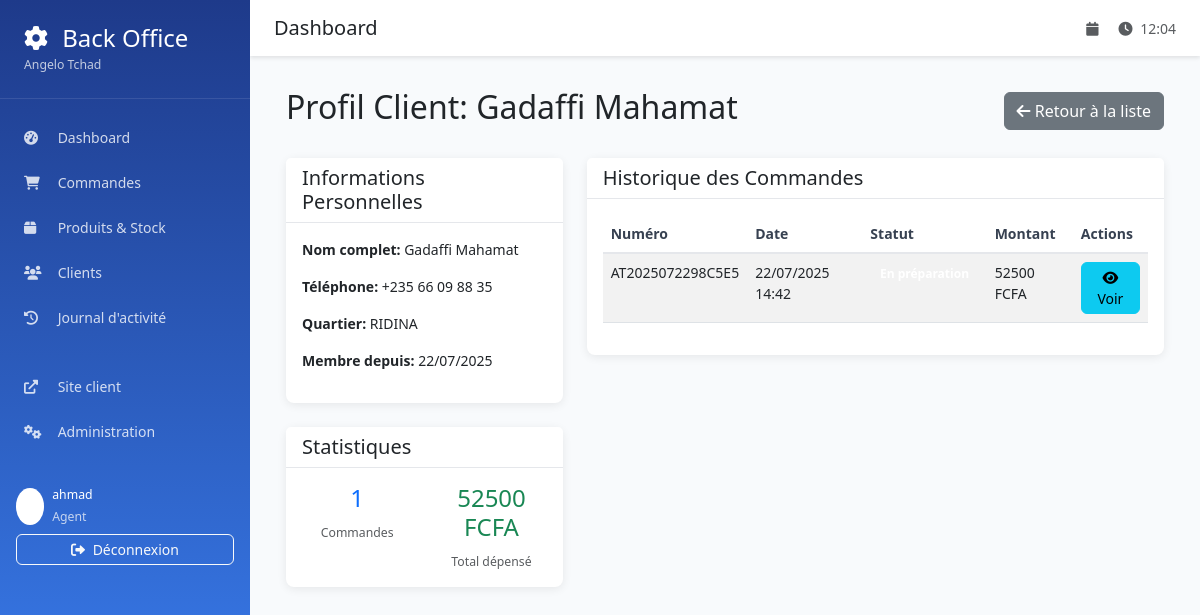
Screenshot of /backoffice/clients/7/ (signed in) with the database file from the repository.
### backoffice/models.py (models this page shows, shortened)
class AgentProfile(models.Model):
    ROLE_CHOICES = [
        ('agent', 'Agent'),
        ('supervisor', 'Superviseur'),
        ('manager', 'Manager'),
        ('admin', 'Administrateur'),
    ]
    user = models.OneToOneField(
        User,
        on_delete=models.CASCADE,
        verbose_name="Utilisateur"
    )
    role = models.CharField(
        max_length=20,
        choices=ROLE_CHOICES,
        default='agent',
        verbose_name="Rôle"
    )
    phone_number = models.CharField(
        max_length=17,
        blank=True,
        verbose_name="Numéro de téléphone"
    )
    is_active = models.BooleanField(default=True, verbose_name="Actif")
    created_at = models.DateTimeField(auto_now_add=True)
    class Meta:
        verbose_name = "Profil Agent"
        verbose_name_plural = "Profils Agents"

### orders/models.py (models this page shows, shortened)
class Client(models.Model):
    first_name = models.CharField(max_length=100, verbose_name="Prénom")
    last_name = models.CharField(max_length=100, verbose_name="Nom")
    phone_regex = RegexValidator(
        regex=r'^\+235\s?\d{2}\s?\d{2}\s?\d{2}\s?\d{2}$',
        message="Le numéro doit être au format: +235 XX XX XX XX"
    )
    phone_number = models.CharField(
        validators=[phone_regex],
        max_length=17,
        verbose_name="Numéro de téléphone"
    )
    neighborhood = models.CharField(max_length=200, verbose_name="Quartier")
    address_details = models.TextField(blank=True, verbose_name="Détails de l'adresse")
    created_at = models.DateTimeField(auto_now_add=True)
    class Meta:
        verbose_name = "Client"
        verbose_name_plural = "Clients"
        ordering = ['last_name', 'first_name']
    @property
    def full_name(self):
        return f"{self.first_name} {self.last_name}"

class Order(models.Model):
    STATUS_CHOICES = [
        ('pending', 'En attente'),
        ('confirmed', 'Confirmée'),
        ('preparing', 'En préparation'),
        ('ready', 'Prête'),
        ('delivered', 'Livrée'),
        ('cancelled', 'Annulée'),
    ]
    order_number = models.CharField(
        max_length=20,
        unique=True,
        verbose_name="Numéro de commande"
    )
    client = models.ForeignKey(
        Client,
        on_delete=models.CASCADE,
        verbose_name="Client"
    )
    status = models.CharField(
        max_length=20,
        choices=STATUS_CHOICES,
        default='pending',
        verbose_name="Statut"
    )
    total_amount = models.DecimalField(
        max_digits=10,
        decimal_places=2,
        default=0,
        verbose_name="Montant total"
    )
    notes = models.TextField(blank=True, verbose_name="Notes")
    created_at = models.DateTimeField(auto_now_add=True, verbose_name="Date de création")
    updated_at = models.DateTimeField(auto_now=True)
    confirmed_at = models.DateTimeField(null=True, blank=True, verbose_name="Date de confirmation")
    delivered_at = models.DateTimeField(null=True, blank=True, verbose_name="Date de livraison")
    assigned_agent = models.ForeignKey(
        User,
        on_delete=models.SET_NULL,
        null=True,
        blank=True,
        verbose_name="Agent assigné"
    )
    stock_deducted = models.BooleanField(default=False, verbose_name="Stock déduit")
    class Meta:
        verbose_name = "Commande"
        verbose_name_plural = "Commandes"
        ordering = ['-created_at']

### backoffice/views.py (the view)
# urls.py: path('clients/<int:client_id>/', views.client_detail, name='client_detail'),
@login_required
def client_detail(request, client_id):
    client = get_object_or_404(Client, id=client_id)
    orders = client.order_set.order_by('-created_at')
    total_orders = orders.count()
    total_spent = orders.aggregate(total=Sum('total_amount'))['total'] or 0
    context = {
        'client': client,
        'orders': orders,
        'total_orders': total_orders,
        'total_spent': total_spent,
    }
    return render(request, 'backoffice/client_detail.html', context)

### templates/backoffice/client_detail.html (shortened to what this page needs)
{% extends 'backoffice/base.html' %}
{% load static %}
{% block content %}
<div class="container-fluid">
    <div class="d-flex justify-content-between align-items-center mb-4">
        <h2>Profil Client: {{ client.full_name }}</h2>
        <a href="{% url 'backoffice:clients_list' %}" class="btn btn-secondary">
            <i class="fas fa-arrow-left"></i> Retour à la liste
        </a>
    </div>
    <div class="row">
        <div class="col-md-4">
            <div class="card mb-4">
                <div class="card-header">
                    <h5 class="mb-0">Informations Personnelles</h5>
                </div>
                <div class="card-body">
                    <p><strong>Nom complet:</strong> {{ client.full_name }}</p>
                    <p><strong>Téléphone:</strong> {{ client.phone_number }}</p>
                    <p><strong>Quartier:</strong> {{ client.neighborhood }}</p>
                    <p><strong>Membre depuis:</strong> {{ client.created_at|date:"d/m/Y" }}</p>
                </div>
            </div>
            <div class="card mb-4">
                <div class="card-header">
                    <h5 class="mb-0">Statistiques</h5>
                </div>
                <div class="card-body">
                    <div class="row text-center">
                        <div class="col-6">
                            <div class="border-right">
                                <h4 class="text-primary">{{ total_orders }}</h4>
                                <small class="text-muted">Commandes</small>
                            </div>
                        </div>
                        <div class="col-6">
                            <h4 class="text-success">{{ total_spent|floatformat:0 }} FCFA</h4>
                            <small class="text-muted">Total dépensé</small>
                        </div>
                    </div>
                </div>
            </div>
        </div>
        <div class="col-md-8">
            <div class="card">
                <div class="card-header">
                    <h5 class="mb-0">Historique des Commandes</h5>
                </div>
                <div class="card-body">
                    <div class="table-responsive">
                        <table class="table table-striped">
                            <thead>
                                <tr>
                                    <th>Numéro</th>
                                    <th>Date</th>
                                    <th>Statut</th>
                                    <th>Montant</th>
                                    <th>Actions</th>
                                </tr>
                            </thead>
                            <tbody>
                                {% for order in orders %}
                                <tr>
                                    <td>{{ order.order_number }}</td>
                                    <td>{{ order.created_at|date:"d/m/Y H:i" }}</td>
                                    <td>
                                        <span class="badge badge-{% if order.status == 'pending' %}warning{% elif order.status == 'confirmed' %}info{% elif order.status == 'delivered' %}success{% else %}secondary{% endif %}">
                                        </span>
                                    </td>
                                    <td>{{ order.total_amount|floatformat:0 }} FCFA</td>
                                    <td>
                                        <a href="{% url 'backoffice:order_detail' order.id %}" class="btn btn-sm btn-info">
                                            <i class="fas fa-eye"></i> Voir
                                        </a>
                                    </td>
                                </tr>
                                {% empty %}
                                <tr>
                                    <td colspan="5" class="text-center">Aucune commande trouvée.</td>
                                </tr>
                                {% endfor %}
                            </tbody>
                        </table>
                    </div>
                </div>
            </div>
        </div>
    </div>
</div>
{% endblock %}

### templates/backoffice/base.html (shortened to what this page needs)
<!DOCTYPE html>
<html lang="fr">
<head>
    <link href="https://cdn.jsdelivr.net/npm/bootstrap@5.3.0/dist/css/bootstrap.min.css" rel="stylesheet">
    <link href="https://cdnjs.cloudflare.com/ajax/libs/font-awesome/6.0.0/css/all.min.css" rel="stylesheet">
</head>
<body>
    <nav class="sidebar" id="sidebar">
        <div class="sidebar-header">
            <h4 class="mb-0">
                <i class="fas fa-cog me-2"></i>
                Back Office
            </h4>
            <small class="text-light opacity-75">Angelo Tchad</small>
        </div>
        <ul class="nav flex-column sidebar-nav">
            <li class="nav-item">
                <a class="nav-link {% if request.resolver_match.url_name == 'dashboard' %}active{% endif %}"
                   href="{% url 'backoffice:dashboard' %}">
                    <i class="fas fa-tachometer-alt"></i>
                    Dashboard
                </a>
            </li>
            <li class="nav-item">
                <a class="nav-link {% if 'orders' in request.resolver_match.url_name %}active{% endif %}"
                   href="{% url 'backoffice:orders_list' %}">
                    <i class="fas fa-shopping-cart"></i>
                    Commandes
                </a>
            </li>
            <li class="nav-item">
                <a class="nav-link {% if 'products' in request.resolver_match.url_name %}active{% endif %}"
                   href="{% url 'backoffice:products_list' %}">
                    <i class="fas fa-box"></i>
                    Produits & Stock
                </a>
            </li>
            <li class="nav-item">
                <a class="nav-link {% if 'clients' in request.resolver_match.url_name %}active{% endif %}"
                   href="{% url 'backoffice:clients_list' %}">
                    <i class="fas fa-users"></i>
                    Clients
                </a>
            </li>
            <li class="nav-item">
                <a class="nav-link {% if request.resolver_match.url_name == 'activity_log' %}active{% endif %}"
                   href="{% url 'backoffice:activity_log' %}">
                    <i class="fas fa-history"></i>
                    Journal d'activité
                </a>
            </li>
            <li class="nav-item mt-4">
                <a class="nav-link" href="{% url 'orders:home' %}" target="_blank">
                    <i class="fas fa-external-link-alt"></i>
                    Site client
                </a>
            </li>
            <li class="nav-item">
                <a class="nav-link" href="/admin/" target="_blank">
                    <i class="fas fa-cogs"></i>
                    Administration
                </a>
            </li>
        </ul>
        <div class="mt-auto p-3">
            <div class="d-flex align-items-center mb-2">
                <div class="bg-white bg-opacity-20 rounded-circle p-2 me-2">
                    <i class="fas fa-user"></i>
                </div>
                <div>
                    <small class="d-block">{{ user.get_full_name|default:user.username }}</small>
                    <small class="text-light opacity-75">{{ user.agentprofile.get_role_display }}</small>
                </div>
            </div>
            <a href="{% url 'backoffice:logout' %}" class="btn btn-outline-light btn-sm w-100">
                <i class="fas fa-sign-out-alt me-1"></i>
                Déconnexion
            </a>
        </div>
    </nav>
    <div class="main-content">
        <div class="top-navbar d-flex justify-content-between align-items-center">
            <div class="d-flex align-items-center">
                <h5 class="mb-0">{% block page_title %}Dashboard{% endblock %}</h5>
            </div>
            <div class="d-flex align-items-center">
                <span class="text-muted me-3">
                    <i class="fas fa-calendar me-1"></i>
                </span>
                <span class="text-muted">
                    <i class="fas fa-clock me-1"></i>
                    <span id="current-time"></span>
                </span>
            </div>
        </div>
        <div class="content-wrapper">
            {% block content %}{% endblock %}
        </div>
    </div>
</body>
</html>

### templates/backoffice/base.html (style rules this page uses)
:root { --primary-color: #1e3a8a; --secondary-color: #f8fafc; --accent-color: #3b82f6; --success-color: #10b981; --warning-color: #f59e0b; --danger-color: #ef4444; --sidebar-width: 250px; }
body { font-family: 'Segoe UI', Tahoma, Geneva, Verdana, sans-serif; background-color: var(--secondary-color); font-size: 14px; }
.sidebar { position: fixed; top: 0; left: 0; height: 100vh; width: var(--sidebar-width); background: linear-gradient(180deg, var(--primary-color), var(--accent-color)); color: white; z-index: 1000; transition: transform 0.3s ease; }
.sidebar-header { padding: 1.5rem; border-bottom: 1px solid rgba(255,255,255,0.1); }
.sidebar-nav { padding: 1rem 0; }
.sidebar-nav .nav-link { color: rgba(255,255,255,0.8); padding: 0.75rem 1.5rem; border: none; transition: all 0.3s ease; }
.sidebar-nav .nav-link i { width: 20px; margin-right: 10px; }
.main-content { margin-left: var(--sidebar-width); min-height: 100vh; transition: margin-left 0.3s ease; }
.top-navbar { background-color: white; box-shadow: 0 2px 4px rgba(0,0,0,0.1); padding: 1rem 1.5rem; margin-bottom: 2rem; }
.content-wrapper { padding: 0 1.5rem 2rem; }
.card { border: none; box-shadow: 0 2px 10px rgba(0,0,0,0.08); border-radius: 8px; }
.card-header { background-color: white; border-bottom: 1px solid #e5e7eb; font-weight: 600; }
.table th { font-weight: 600; color: #374151; border-bottom: 2px solid #e5e7eb; }
.badge { font-size: 0.75rem; padding: 0.4em 0.8em; }
.btn { border-radius: 6px; font-weight: 500; }

### rows the page displays
Client: full_name "Gadaffi Mahamat", phone_number "+235 66 09 88 35", neighborhood "RIDINA", created_at "22/07/2025"
Order: order_number "AT2025072298C5E5", created_at "22/07/2025 14:42", total_amount "52500"

### other values shown
{{ user.get_full_name|default:user.username }} "ahmad"
{{ user.agentprofile.get_role_display }} "Agent"
{{ total_orders }} "1"
{{ total_spent|floatformat:0 }} "52500"
